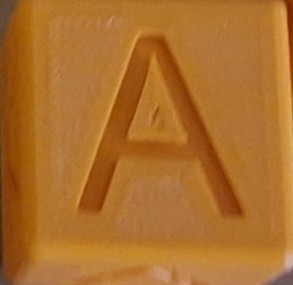
#> input picture JetsonNano/JetsonYolo3/templates/latter_А.jpg, 293 x 285 px
$ python angle_debug.py 'templates/latter_А.jpg'
#> lines starting #> are read from the running program, lines starting #| are printed output that depends on the picture; after the words box and inside, x2 and y2 are one past the last pixel; in counts of white or black regions, pixels touching at a corner belong together
### JetsonNano/JetsonYolo3/Coardinate.py
import cv2
import numpy as np
import os
# [40 lines left out: function get_real_coords, not called in this run]
# --- Определение угла поворота оранжевого кубика ---
# Кубик квадратный, поэтому угол определяется по модулю 90° (для захвата
# манипулятором этого достаточно — схват одинаков в 4 ориентациях).
# Метод: выделяем кубик маской по цвету в HSV -> берём минимальный
# описывающий прямоугольник (cv2.minAreaRect) -> нормируем угол в [0, 90).
# Это в сотни раз быстрее перебора поворотов шаблона и не требует шаблонов.

# Диапазон оранжевого в HSV (OpenCV: H 0..179). Подстрой под своё освещение.
ORANGE_LOWER = np.array([5, 80, 80], dtype=np.uint8)
ORANGE_UPPER = np.array([25, 255, 255], dtype=np.uint8)


def _normalize_angle_90(angle: float) -> float:
    """Приводит угол к диапазону [0, 90) — учёт симметрии квадрата."""
    angle = angle % 90.0
    if angle < 0:
        angle += 90.0
    return angle


def get_angel(crop, label=None, lower=ORANGE_LOWER, upper=ORANGE_UPPER):
    """
    Угол поворота кубика в кадре по его оранжевой грани.

    crop  : BGR-изображение вырезанного кубика (как из frame[y1:y2, x1:x2]).
    label  : не используется (оставлен для совместимости со старым вызовом).
    return: угол в градусах [0, 90), или 0 если кубик не выделился.
    """
    if crop is None or crop.size == 0 or len(crop.shape) != 3:
        return 0

    # 1. Маска оранжевого в HSV
    hsv = cv2.cvtColor(crop, cv2.COLOR_BGR2HSV)
    mask = cv2.inRange(hsv, lower, upper)

    # 2. Чистим шум (закрываем тени от выдавленной буквы внутри грани)
    kernel = cv2.getStructuringElement(cv2.MORPH_ELLIPSE, (5, 5))
    mask = cv2.morphologyEx(mask, cv2.MORPH_CLOSE, kernel, iterations=2)
    mask = cv2.morphologyEx(mask, cv2.MORPH_OPEN, kernel, iterations=1)

    # 3. Крупнейший контур = грань кубика
    contours, _ = cv2.findContours(mask, cv2.RETR_EXTERNAL, cv2.CHAIN_APPROX_SIMPLE)
    if not contours:
        return 0

    largest = max(contours, key=cv2.contourArea)
    # Отсекаем мусор: контур должен занимать заметную часть кропа
    if cv2.contourArea(largest) < 0.05 * crop.shape[0] * crop.shape[1]:
        return 0

    # 4. Угол минимального описывающего прямоугольника
    (_, _), (_, _), angle = cv2.minAreaRect(largest)

    return round(_normalize_angle_90(angle), 1)


def _orientation_360(contour):
    """
    Угол главной оси контура (PCA) с разрешением направления через 3-й момент.
    Возвращает [0, 360). Отсчёт против часовой от оси +X в координатах изображения.
    """
    pts = contour.reshape(-1, 2).astype(np.float64)
    if len(pts) < 5:
        return 0.0

    mean = pts.mean(axis=0)
    centered = pts - mean
    cov = np.cov(centered.T)
    eigvals, eigvecs = np.linalg.eigh(cov)          # по возрастанию собственных значений
    major = eigvecs[:, int(np.argmax(eigvals))]     # главная ось — максимальная дисперсия

    # Проекция точек на главную ось: знак асимметрии (skewness) задаёт направление,
    # чтобы различить букву и её поворот на 180°.
    proj = centered @ major
    if np.mean(proj ** 3) < 0:
        major = -major

    angle = np.degrees(np.arctan2(major[1], major[0]))
    return float(angle % 360.0)


def get_letter_angle(crop, lower=ORANGE_LOWER, upper=ORANGE_UPPER):
    """
    Полный угол поворота БУКВЫ [0, 360) по её максимальному контуру.

    Буква выдавлена на оранжевой грани и видна как более тёмная область (тень в канавке).
    Шаги: выделяем грань кубика -> внутри неё ищем тёмный контур буквы ->
    берём максимальный контур -> главная ось через PCA + направление по асимметрии.
    Если букву выделить не удалось — откатываемся на угол грани кубика get_angel (0..90).
    """
    if crop is None or crop.size == 0 or len(crop.shape) != 3:
        return 0

    hsv = cv2.cvtColor(crop, cv2.COLOR_BGR2HSV)
    cube_mask = cv2.inRange(hsv, lower, upper)
    kernel = cv2.getStructuringElement(cv2.MORPH_ELLIPSE, (5, 5))
    cube_mask = cv2.morphologyEx(cube_mask, cv2.MORPH_CLOSE, kernel, iterations=2)

    if cv2.countNonZero(cube_mask) < 0.05 * crop.shape[0] * crop.shape[1]:
        return get_angel(crop, lower=lower, upper=upper)

    # Внутри грани буква = тёмные пиксели. Порог = среднее − 0.7·σ по области грани.
    gray = cv2.cvtColor(crop, cv2.COLOR_BGR2GRAY)
    gray = cv2.GaussianBlur(gray, (3, 3), 0)
    cube_pixels = gray[cube_mask > 0]
    thr = int(np.clip(cube_pixels.mean() - 0.7 * cube_pixels.std(), 1, 254))

    letter_mask = cv2.inRange(gray, 0, thr)
    letter_mask = cv2.bitwise_and(letter_mask, cube_mask)
    letter_mask = cv2.morphologyEx(letter_mask, cv2.MORPH_OPEN, kernel, iterations=1)

    # ОТСЛЕЖИВАНИЕ МАКСИМАЛЬНОГО КОНТУРА буквы
    contours, _ = cv2.findContours(letter_mask, cv2.RETR_EXTERNAL, cv2.CHAIN_APPROX_NONE)
    if not contours:
        return get_angel(crop, lower=lower, upper=upper)

    largest = max(contours, key=cv2.contourArea)
    if cv2.contourArea(largest) < 0.01 * crop.shape[0] * crop.shape[1]:
        return get_angel(crop, lower=lower, upper=upper)

    return round(_orientation_360(largest), 1)


# [6 lines that do not run on import are left out]

### JetsonNano/JetsonYolo3/angle_debug.py
"""
Отладка определения угла кубика/буквы и подбор HSV-диапазона оранжевого.

Запуск:
    python angle_debug.py path/to/cube.jpg

Слева — исходник с наложенным minAreaRect грани, главной осью буквы и углами.
Справа — текущая маска оранжевого. Трекбары сверху меняют HSV-порог в реальном времени.

Клавиши:  ESC — выход,  p — напечатать текущие HSV в консоль (для вставки в Coardinate.py).
"""
import argparse
import cv2
import numpy as np

from Coardinate import (
    get_angel,
    get_letter_angle,
    _orientation_360,
    ORANGE_LOWER,
    ORANGE_UPPER,
)

WIN = "angle debug  (ESC - выход, p - печать HSV)"
CTRL = "HSV controls"


def _nothing(_):
    pass


def _make_trackbars():
    cv2.namedWindow(CTRL, cv2.WINDOW_NORMAL)
    specs = [
        ("H min", ORANGE_LOWER[0], 179), ("H max", ORANGE_UPPER[0], 179),
        ("S min", ORANGE_LOWER[1], 255), ("S max", ORANGE_UPPER[1], 255),
        ("V min", ORANGE_LOWER[2], 255), ("V max", ORANGE_UPPER[2], 255),
    ]
    for name, val, mx in specs:
        cv2.createTrackbar(name, CTRL, int(val), mx, _nothing)


def _read_hsv():
    lo = np.array([cv2.getTrackbarPos("H min", CTRL),
                   cv2.getTrackbarPos("S min", CTRL),
                   cv2.getTrackbarPos("V min", CTRL)], dtype=np.uint8)
    hi = np.array([cv2.getTrackbarPos("H max", CTRL),
                   cv2.getTrackbarPos("S max", CTRL),
                   cv2.getTrackbarPos("V max", CTRL)], dtype=np.uint8)
    return lo, hi


def main():
    ap = argparse.ArgumentParser(description="Отладка угла кубика/буквы и подбор HSV")
    ap.add_argument("image", help="путь к фото кубика (кроп или кадр)")
    args = ap.parse_args()

    img = cv2.imread(args.image)
#> img is the input picture: shape (285, 293, 3); mean B, G, R 44.2, 110.4, 172.6
    if img is None:
        print(f"[ОШИБКА] Не удалось открыть изображение: {args.image}")
        return

    # Увеличим мелкие кропы / уменьшим крупные кадры до удобного размера
    h, w = img.shape[:2]
    scale = 400.0 / max(h, w)
    img = cv2.resize(img, (int(w * scale), int(h * scale)))
#> img: shape (389, 400, 3)

    _make_trackbars()
    kernel = cv2.getStructuringElement(cv2.MORPH_ELLIPSE, (5, 5))

    while True:
        lo, hi = _read_hsv()

        # Углы через те же функции, что использует сервер
        cube_angle = get_angel(img, lower=lo, upper=hi)
#> in get_angel, `mask = cv2.inRange(hsv, lower, upper)`:
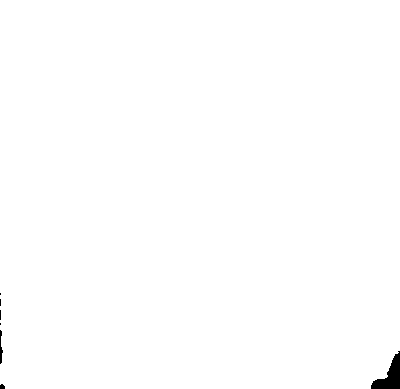
#> mask: shape (389, 400); 99.6% white; 7 black regions (4 under 20 px), largest, box (x1, y1, x2, y2) and area: (371, 351, 400, 389) 522, (0, 330, 3, 364) 58, (0, 384, 5, 389) 21
#> in get_angel, `contours, _ = cv2.findContours(mask, cv2.RETR_EXTERNAL, cv2.CHAIN_APPR..`: contours = 1 contour; box (x1, y1, x2, y2) and area: (0, 0, 400, 389) 154308
#> in get_angel, `largest = max(contours, key=cv2.contourArea)`: largest = contour of 36 points, box (x1, y1, x2, y2) (0, 0, 400, 389), area 154308
#> in get_angel, `(_, _), (_, _), angle = cv2.minAreaRect(largest)`: angle = -90
#> in _normalize_angle_90, `angle = angle % 90.0`: angle = 0
#> cube_angle = 0
        letter_angle = get_letter_angle(img, lower=lo, upper=hi)
#> in get_letter_angle, `gray = cv2.cvtColor(crop, cv2.COLOR_BGR2GRAY)`:
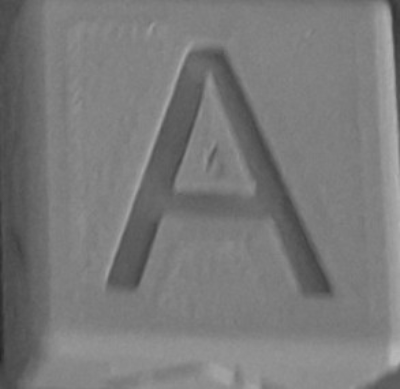
#> gray: shape (389, 400); min 36, max 183, mean 121.4
#> in get_letter_angle, `thr = int(np.clip(cube_pixels.mean() - 0.7 * cube_pixels.std(), 1, 254))`: thr = 108
#> in get_letter_angle, `letter_mask = cv2.inRange(gray, 0, thr)`:
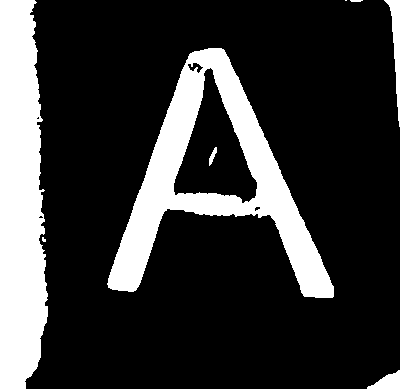
#> letter_mask: shape (389, 400); 21.3% white; 8 white regions (2 under 20 px), largest, box (x1, y1, x2, y2) and area: (107, 48, 334, 298) 16352, (0, 0, 48, 389) 15589, (384, 0, 400, 127) 704, (367, 370, 400, 389) 357, (209, 147, 217, 166) 68, (350, 0, 363, 2) 23
#> in get_letter_angle, `letter_mask = cv2.bitwise_and(letter_mask, cube_mask)`:
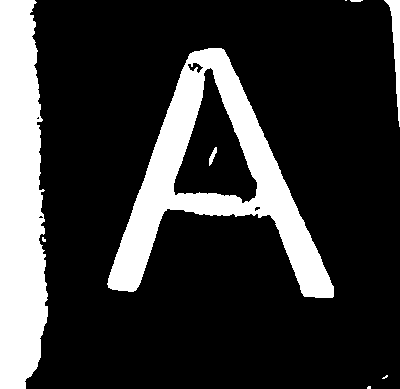
#> letter_mask: shape (389, 400); 21.1% white; 9 white regions (4 under 20 px), largest, box (x1, y1, x2, y2) and area: (107, 48, 334, 298) 16352, (0, 0, 48, 389) 15589, (384, 0, 400, 127) 704, (209, 147, 217, 166) 68, (350, 0, 363, 2) 23
#> in get_letter_angle, `letter_mask = cv2.morphologyEx(letter_mask, cv2.MORPH_OPEN, kernel, it..`:
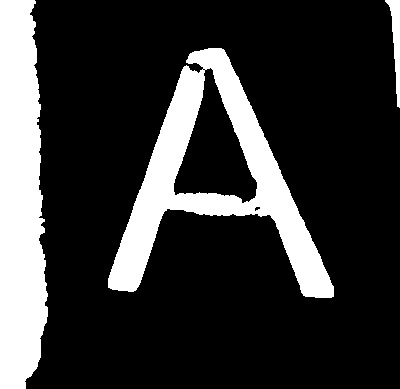
#> letter_mask: shape (389, 400); 20.9% white; 3 white regions
#> in get_letter_angle, `contours, _ = cv2.findContours(letter_mask, cv2.RETR_EXTERNAL, cv2.CHA..`: contours = 3 contours; box (x1, y1, x2, y2) and area: (108, 48, 334, 298) 21433, (0, 0, 48, 389) 15098, (385, 0, 400, 108) 554
#> in get_letter_angle, `largest = max(contours, key=cv2.contourArea)`: largest = contour of 874 points, box (x1, y1, x2, y2) (108, 48, 334, 298), area 21433
#> in _orientation_360, `pts = contour.reshape(-1, 2).astype(np.float64)`: pts = 874 pairs, first value 108 to 333, second value 48 to 297
#> in _orientation_360, `mean = pts.mean(axis=0)`: mean = [215.7, 190.3]
#> in _orientation_360, `centered = pts - mean`: centered = 874 pairs, first value -107.7 to 117.3, second value -142.3 to 106.7
#> in _orientation_360, `cov = np.cov(centered.T)`: cov = [[4583.3, 592], [592, 5803.9]]
#> in _orientation_360, `eigvals, eigvecs = np.linalg.eigh(cov)`: eigvals = [4343.3, 6043.9]; eigvecs = [[-0.927, 0.376], [0.376, 0.927]]
#> in _orientation_360, `major = eigvecs[:, int(np.argmax(eigvals))]`: major = [0.376, 0.927]
#> in _orientation_360, `proj = centered @ major`: proj = 874 values, max 142.2 at index 610, min -137.3 at index 14, mean 1.46e-14
#> in _orientation_360, `major = -major`: major = [-0.376, -0.927]
#> in _orientation_360, `angle = np.degrees(np.arctan2(major[1], major[0]))`: angle = -112.1
#> letter_angle = 247.9

        # Маска оранжевого (как в get_angel)
        hsv = cv2.cvtColor(img, cv2.COLOR_BGR2HSV)
        mask = cv2.inRange(hsv, lo, hi)
        mask = cv2.morphologyEx(mask, cv2.MORPH_CLOSE, kernel, iterations=2)
        mask = cv2.morphologyEx(mask, cv2.MORPH_OPEN, kernel, iterations=1)

        vis = img.copy()
        contours, _ = cv2.findContours(mask, cv2.RETR_EXTERNAL, cv2.CHAIN_APPROX_SIMPLE)
#> contours = 1 contour; box (x1, y1, x2, y2) and area: (0, 0, 400, 389) 154308
        if contours:
            face = max(contours, key=cv2.contourArea)
#> face = contour of 36 points, box (x1, y1, x2, y2) (0, 0, 400, 389), area 154308
            box = cv2.boxPoints(cv2.minAreaRect(face)).astype(np.int32)
#> box = [[398, 387], [0, 387], [0, 0], [398, 0]]
            cv2.drawContours(vis, [box], 0, (0, 255, 0), 2)

            # Стрелка направления буквы (по полному углу)
            cx, cy = face.reshape(-1, 2).mean(axis=0).astype(int)
#> cx = 363; cy = 349
            rad = np.radians(letter_angle)
#> rad = 4.33
            L = int(0.4 * max(vis.shape[:2]))
            tip = (int(cx + L * np.cos(rad)), int(cy + L * np.sin(rad)))
#> tip = (302, 200)
            cv2.arrowedLine(vis, (cx, cy), tip, (0, 180, 255), 2, tipLength=0.25)

        cv2.putText(vis, f"cube  (0-90):  {cube_angle}", (8, 22),
                    cv2.FONT_HERSHEY_SIMPLEX, 0.55, (0, 255, 0), 2)
        cv2.putText(vis, f"letter(0-360): {letter_angle}", (8, 46),
                    cv2.FONT_HERSHEY_SIMPLEX, 0.55, (0, 180, 255), 2)
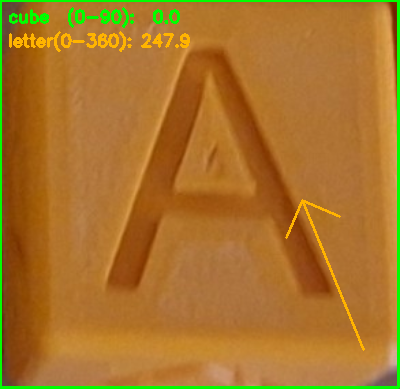
#> vis: shape (389, 400, 3); mean B, G, R 42, 115.9, 168.4

        combo = np.hstack([vis, cv2.cvtColor(mask, cv2.COLOR_GRAY2BGR)])
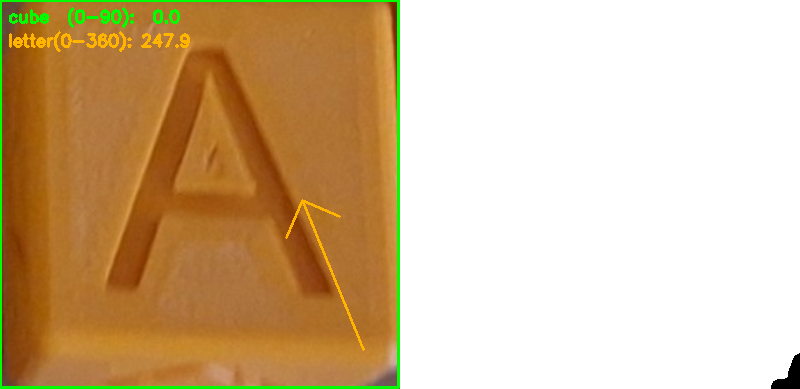
#> combo: shape (389, 800, 3); mean B, G, R 148.1, 185, 211.3
        cv2.imshow(WIN, combo)

        key = cv2.waitKey(30) & 0xFF
#> (key Esc is pressed here)
        if key == 27:                       # ESC
            break
        if key == ord('p'):
            print(f"ORANGE_LOWER = np.array({lo.tolist()}, dtype=np.uint8)")
            print(f"ORANGE_UPPER = np.array({hi.tolist()}, dtype=np.uint8)")

    cv2.destroyAllWindows()


if __name__ == "__main__":
    main()

$ run again, on JetsonNano/JetsonYolo3/templates/latter_Г.jpg
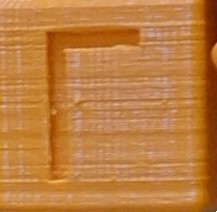
#> input picture JetsonNano/JetsonYolo3/templates/latter_Г.jpg, 217 x 212 px
#> in main, img is the input picture: shape (212, 217, 3); mean B, G, R 63.5, 125.5, 189.7
#> img: shape (390, 400, 3)
#> hsv: shape (390, 400, 3); mean H, S, V 14.6, 172.4, 189.5
#> in get_angel, `mask = cv2.inRange(hsv, lower, upper)`:
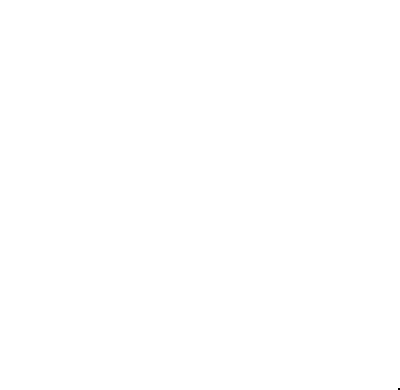
#> mask: shape (390, 400); 100% white; 1 black region (1 under 20 px)
#> in get_angel, `contours, _ = cv2.findContours(mask, cv2.RETR_EXTERNAL, cv2.CHAIN_APPR..`: contours = [[[0, 0], [0, 389], [399, 389], [399, 0]]]
#> in get_angel, `largest = max(contours, key=cv2.contourArea)`: largest = [[0, 0], [0, 389], [399, 389], [399, 0]]
#> in get_angel, `(_, _), (_, _), angle = cv2.minAreaRect(largest)`: angle = -90
#> in _normalize_angle_90, `angle = angle % 90.0`: angle = 0
#> thr = 121
#> in get_letter_angle, `contours, _ = cv2.findContours(letter_mask, cv2.RETR_EXTERNAL, cv2.CHA..`: contours = 6 contours, 2 with area under 20; largest, box (x1, y1, x2, y2) and area: (0, 0, 400, 390) 14240, (84, 49, 258, 203) 7842, (90, 208, 114, 317) 1473, (94, 321, 108, 330) 84
#> in get_letter_angle, `largest = max(contours, key=cv2.contourArea)`: largest = contour of 1648 points, box (x1, y1, x2, y2) (0, 0, 400, 390), area 14240
#> pts = 1648 pairs, first value 0 to 399, second value 0 to 389
#> mean = [292.2, 277.5]
#> centered = 1648 pairs, first value -292.2 to 106.8, second value -277.5 to 111.5
#> cov = [[15233.1, -9683.3], [-9683.3, 17105]]
#> eigvals = [6440.6, 25897.5]; eigvecs = [[-0.74, -0.672], [-0.672, 0.74]]
#> major = [-0.672, 0.74]
#> proj = 1648 values, max 279 at index 831, min -277.2 at index 1620, mean 8.83e-15
#> in _orientation_360, `angle = np.degrees(np.arctan2(major[1], major[0]))`: angle = 132.2
#> in main, `contours, _ = cv2.findContours(mask, cv2.RETR_EXTERNAL, cv2.CHAIN_APPR..`: contours = [[[0, 0], [0, 389], [399, 389], [399, 0]]]
#> face = [[0, 0], [0, 389], [399, 389], [399, 0]]
#> box = [[399, 389], [0, 389], [0, 0], [399, 0]]
#> cx = 199; cy = 194
#> rad = 2.31
#> tip = (91, 312)
#> in main, `combo = np.hstack([vis, cv2.cvtColor(mask, cv2.COLOR_GRAY2BGR)])`:
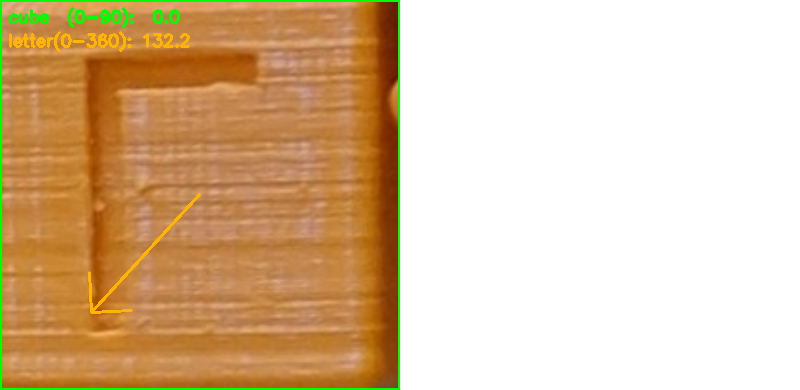
#> combo: shape (390, 800, 3); mean B, G, R 158, 192.3, 220.2

$ run again, on JetsonNano/JetsonYolo3/templates/latter_Д.jpg
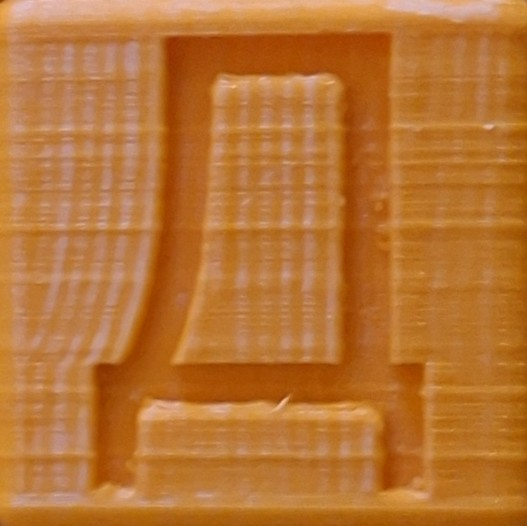
#> input picture JetsonNano/JetsonYolo3/templates/latter_Д.jpg, 527 x 526 px
#> in main, img is the input picture: shape (526, 527, 3); mean B, G, R 52.8, 116.3, 184.5
#> img: shape (399, 400, 3)
#> hsv: shape (399, 400, 3); mean H, S, V 14.3, 184.5, 184.4
#> in get_angel, `mask = cv2.morphologyEx(mask, cv2.MORPH_CLOSE, kernel, iterations=2)`:
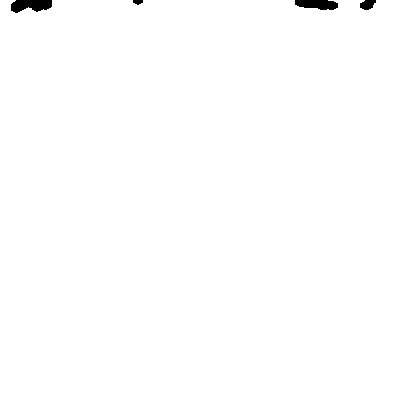
#> mask: shape (399, 400); 99.4% white; 4 black regions, box (x1, y1, x2, y2) and area: (11, 0, 52, 13) 403, (295, 0, 338, 10) 343, (360, 0, 376, 10) 118, (133, 0, 143, 5) 38
#> in get_angel, `contours, _ = cv2.findContours(mask, cv2.RETR_EXTERNAL, cv2.CHAIN_APPR..`: contours = 1 contour; box (x1, y1, x2, y2) and area: (0, 0, 400, 399) 157861
#> in get_angel, `largest = max(contours, key=cv2.contourArea)`: largest = contour of 114 points, box (x1, y1, x2, y2) (0, 0, 400, 399), area 157861
#> in get_angel, `(_, _), (_, _), angle = cv2.minAreaRect(largest)`: angle = -90
#> in _normalize_angle_90, `angle = angle % 90.0`: angle = 0
#> thr = 115
#> in get_letter_angle, `contours, _ = cv2.findContours(letter_mask, cv2.RETR_EXTERNAL, cv2.CHA..`: contours = 15 contours, 4 with area under 20; largest, box (x1, y1, x2, y2) and area: (69, 24, 298, 370) 49974, (0, 386, 400, 399) 3132, (285, 274, 322, 372) 2008, (375, 97, 400, 276) 1704, (372, 20, 400, 92) 748
#> in get_letter_angle, `largest = max(contours, key=cv2.contourArea)`: largest = contour of 1298 points, box (x1, y1, x2, y2) (69, 24, 298, 370), area 49974
#> pts = 1298 pairs, first value 69 to 297, second value 24 to 369
#> mean = [189.7, 198.6]
#> centered = 1298 pairs, first value -120.7 to 107.3, second value -174.6 to 170.4
#> cov = [[6874.1, -3290], [-3290, 12287.7]]
#> eigvals = [5320.6, 13841.3]; eigvecs = [[-0.904, -0.427], [-0.427, 0.904]]
#> in _orientation_360, `major = eigvecs[:, int(np.argmax(eigvals))]`: major = [-0.427, 0.904]
#> proj = 1298 values, max 203.9 at index 479, min -202 at index 1249, mean 1.12e-14
#> in _orientation_360, `major = -major`: major = [0.427, -0.904]
#> in _orientation_360, `angle = np.degrees(np.arctan2(major[1], major[0]))`: angle = -64.72
#> letter_angle = 295.3
#> in main, `contours, _ = cv2.findContours(mask, cv2.RETR_EXTERNAL, cv2.CHAIN_APPR..`: contours = 1 contour; box (x1, y1, x2, y2) and area: (0, 0, 400, 399) 157861
#> face = contour of 114 points, box (x1, y1, x2, y2) (0, 0, 400, 399), area 157861
#> box = [[399, 398], [0, 398], [0, 0], [399, 0]]
#> cx = 193; cy = 13
#> rad = 5.15
#> tip = (261, -131)
#> in main, `combo = np.hstack([vis, cv2.cvtColor(mask, cv2.COLOR_GRAY2BGR)])`:
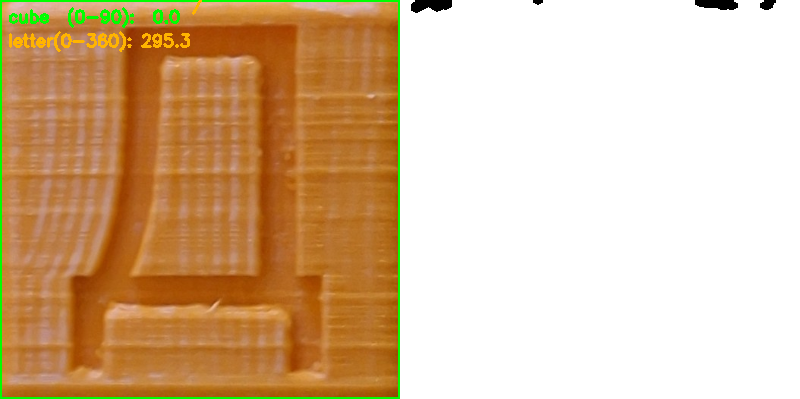
#> combo: shape (399, 800, 3); mean B, G, R 152.1, 186.8, 216.8
